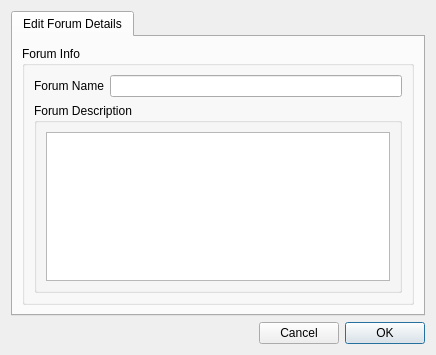
<?xml version="1.0" encoding="UTF-8"?>
<ui version="4.0">
 <class>EditGxsForumDetails</class>
 <widget class="QDialog" name="EditGxsForumDetails">
  <property name="geometry">
   <rect>
    <x>0</x>
    <y>0</y>
    <width>436</width>
    <height>355</height>
   </rect>
  </property>
  <property name="windowTitle">
   <string>Forum Details</string>
  </property>
  <property name="windowIcon">
   <iconset resource="../images.qrc">
    <normaloff>:/images/rstray3.png</normaloff>:/images/rstray3.png</iconset>
  </property>
  <layout class="QGridLayout" name="gridLayout_3">
   <item row="1" column="0">
    <layout class="QGridLayout" name="_2">
     <item row="0" column="0">
      <spacer>
       <property name="orientation">
        <enum>Qt::Horizontal</enum>
       </property>
       <property name="sizeHint" stdset="0">
        <size>
         <width>311</width>
         <height>20</height>
        </size>
       </property>
      </spacer>
     </item>
     <item row="0" column="1">
      <widget class="QPushButton" name="cancelButton">
       <property name="text">
        <string>Cancel</string>
       </property>
      </widget>
     </item>
     <item row="0" column="2">
      <widget class="QPushButton" name="applyButton">
       <property name="text">
        <string>OK</string>
       </property>
       <property name="autoDefault">
        <bool>false</bool>
       </property>
       <property name="default">
        <bool>true</bool>
       </property>
      </widget>
     </item>
    </layout>
   </item>
   <item row="0" column="0">
    <widget class="QTabWidget" name="stabWidget">
     <property name="currentIndex">
      <number>0</number>
     </property>
     <widget class="QWidget" name="tab">
      <attribute name="icon">
       <iconset resource="../images.qrc">
        <normaloff>:/images/info16.png</normaloff>:/images/info16.png</iconset>
      </attribute>
      <attribute name="title">
       <string>Edit Forum Details</string>
      </attribute>
      <layout class="QGridLayout" name="gridLayout_5">
       <item row="0" column="0">
        <widget class="QGroupBox" name="groupBox_2">
         <property name="title">
          <string>Forum Info</string>
         </property>
         <layout class="QGridLayout" name="gridLayout_2">
          <item row="0" column="0">
           <widget class="QLabel" name="label">
            <property name="text">
             <string>Forum Name</string>
            </property>
           </widget>
          </item>
          <item row="0" column="1">
           <widget class="QLineEdit" name="nameline"/>
          </item>
          <item row="1" column="0" colspan="2">
           <widget class="QGroupBox" name="groupBox">
            <property name="title">
             <string>Forum Description</string>
            </property>
            <layout class="QGridLayout" name="gridLayout">
             <item row="0" column="0">
              <widget class="QTextEdit" name="DescriptiontextEdit"/>
             </item>
            </layout>
           </widget>
          </item>
         </layout>
        </widget>
       </item>
      </layout>
     </widget>
    </widget>
   </item>
  </layout>
 </widget>
 <resources>
  <include location="../images.qrc"/>
 </resources>
 <connections>
  <connection>
   <sender>cancelButton</sender>
   <signal>clicked()</signal>
   <receiver>EditForumDetails</receiver>
   <slot>close()</slot>
   <hints>
    <hint type="sourcelabel">
     <x>307</x>
     <y>333</y>
    </hint>
    <hint type="destinationlabel">
     <x>217</x>
     <y>177</y>
    </hint>
   </hints>
  </connection>
 </connections>
</ui>
